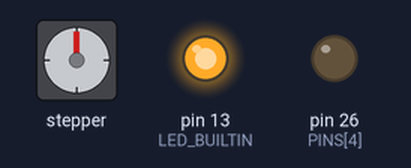
Recording of a sketch running on a simulated Arduino Mega 2560, built with avr-gcc and run on an emulated ATmega2560. On the bench: stepper motor, output pins drawn as LEDs (lit = HIGH). Wiring (inferred from the names in the program): stepper motor (2048 steps per turn assumed): coils pin 22, pin 23, pin 24, pin 25. Pins used as bus, display or sensor lines are not drawn; what the sketch prints to the serial monitor is not drawn.

Above: at 0.1 s.
At 19.1 s:
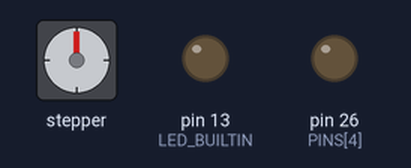
At 38.1 s:
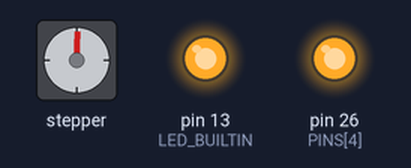
Timing chart, 0 to 39.6 s (numbered marks = the images above):
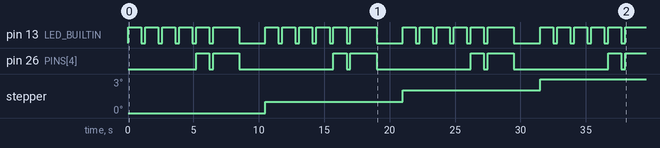

The sketch:

coil_board_test.ino
```cpp
// coil_board_test.ino — 드라이버 보드 · 전선 · 코일 세트 검증용 (Arduino Mega 2560)
//
// 핀: D22, D23, D24, D25, D26 (CH1~CH5) + GND 1개. PC·OSC 없이 Mega 혼자 동작.
//
// 한 사이클 (약 11초, 무한 반복)
//   1) 순서 확인 : CH1 → CH2 → CH3 → CH4 → CH5 를 하나씩 1초 켜고 0.3초 쉼
//                  (플라스크 1~5번이 순서대로 하나씩 움직여야 정상)
//   2) 동시 확인 : 5개 전부 2초 동시에 켬 (SMPS가 5개를 같이 버티는지)
//   3) 휴식      : 전부 2초 끔 (이때 움직이는 플라스크가 있으면 이상)
//
// 시리얼 모니터(115200)에 지금 어느 채널이 켜졌는지 표시.

const uint8_t PINS[5] = {22, 23, 24, 25, 26};   // CH1 ~ CH5

const unsigned long ONE_ON_MS  = 1000;   // 1) 한 채널씩 켜는 시간
const unsigned long ONE_GAP_MS = 300;    // 1) 채널 사이 쉬는 시간
const unsigned long ALL_ON_MS  = 2000;   // 2) 5개 동시에 켜는 시간
const unsigned long REST_MS    = 2000;   // 3) 전부 끄고 쉬는 시간

unsigned long cycleCount = 0;

void allOff() {
  for (uint8_t i = 0; i < 5; i++) digitalWrite(PINS[i], LOW);
  digitalWrite(LED_BUILTIN, LOW);
}

void setup() {
  for (uint8_t i = 0; i < 5; i++) {
    digitalWrite(PINS[i], LOW);    // 켜지기 전에 먼저 LOW
    pinMode(PINS[i], OUTPUT);
  }
  pinMode(LED_BUILTIN, OUTPUT);
  Serial.begin(115200);
  Serial.println(F("coil_board_test 시작 — D22~D26"));
}

void loop() {
  cycleCount++;
  Serial.print(F("\n=== 사이클 "));
  Serial.print(cycleCount);
  Serial.println(F(" ==="));

  // 1) 한 채널씩
  for (uint8_t i = 0; i < 5; i++) {
    Serial.print(F("CH"));
    Serial.print(i + 1);
    Serial.print(F(" (D"));
    Serial.print(PINS[i]);
    Serial.println(F(") ON"));
    digitalWrite(PINS[i], HIGH);
    digitalWrite(LED_BUILTIN, HIGH);
    delay(ONE_ON_MS);
    allOff();
    delay(ONE_GAP_MS);
  }

  // 2) 5개 동시에
  Serial.println(F("ALL ON (CH1~CH5)"));
  for (uint8_t i = 0; i < 5; i++) digitalWrite(PINS[i], HIGH);
  digitalWrite(LED_BUILTIN, HIGH);
  delay(ALL_ON_MS);

  // 3) 휴식
  allOff();
  Serial.println(F("ALL OFF"));
  delay(REST_MS);
}
```

Measured:
- by itself, pin 13 (LED_BUILTIN): repeats every 10.5 s: 4 × (LOW 0.30 s, HIGH 1.0 s), LOW 0.30 s, HIGH 2.0 s, LOW 2.0 s, HIGH 1.0 s
- by itself, pin 26 (PINS[4]): repeats every 10.5 s: LOW 0.30 s, HIGH 2.0 s, LOW 7.2 s, HIGH 1.0 s
